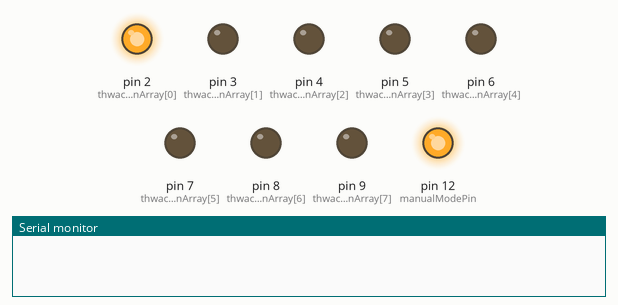
The sketch below on a simulated Arduino Uno, built with avr-gcc and run on an emulated ATmega328P. Shown: output pins drawn as LEDs (lit = HIGH), the last lines printed to the serial monitor.

Above: at 0.05 s.
At 0.4 s:
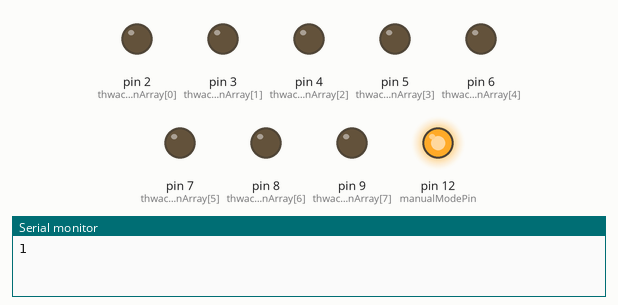
At 0.9 s:
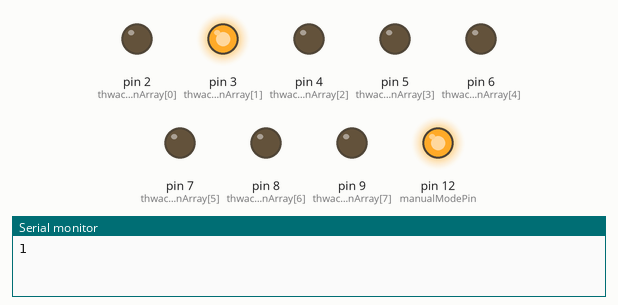
At 2.6 s:
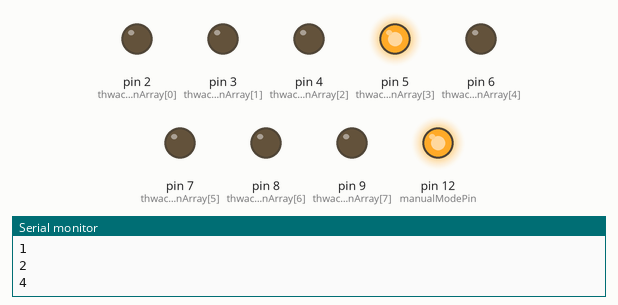
At 5.15 s:
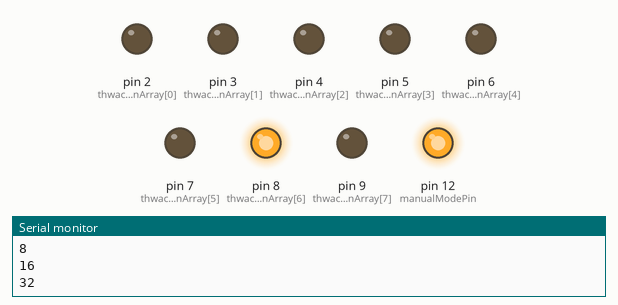
At 9.4 s:
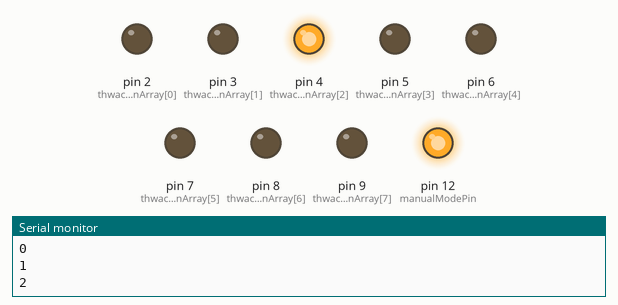
Timing chart, 0 to 9.9 s (numbered marks = the images above):
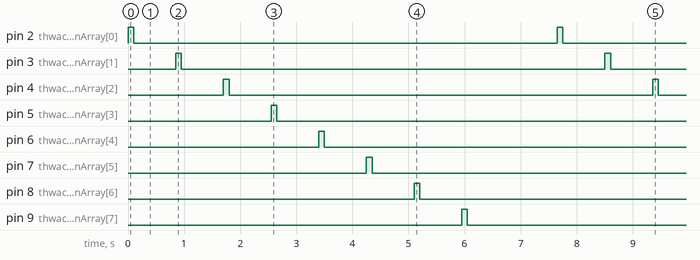

Measured:
- by itself, pin 2 (thwackPinArray[0]), pin 3 (thwackPinArray[1]), pin 4 (thwackPinArray[2]), pin 5 (thwackPinArray[3]), pin 6 (thwackPinArray[4]), pin 7 (thwackPinArray[5]), pin 8 (thwackPinArray[6]), pin 9 (thwackPinArray[7]): alternates HIGH for 0.10 s and LOW for 7.6 s
- by itself, everything shown: repeats every 7.7 s, in 16 steps

The sketch:

SFM_Jameco_8pin_fast.pde
```cpp
//**************************************************************//
//  Name    : thwaktCode                                        //
//  Author  : Carlyn Maw                                        //
//  Date    : 26 AUG, 2010                                      //
//  Version : 1.0                                               //
//  Notes   : Code for thwaking objects via solenoid            //
//          : based on serial in data or via a manual mode      //
//          : which loops a single array over and over again    //
//****************************************************************


//WAIT! START HERE! Are you in debug mode?
byte debugFlag = 1;

// best rate for the max patch
//long baudRate = 115200;

//number of thwakers
const int numberOfThwakers = 8;

//what pins the thwakers are attached to
byte thwackPinArray[numberOfThwakers] = {
  2,3,4,5,6, 7, 8,9 }
;

byte thwakStateArray[numberOfThwakers] = {
    0,0,0,0,0, 0,0,0}
;

// if we need to not allow the sequence to go too fast.
// for these solenoids the duty cycle is 10%
int minThwackDelay = 750;
int pulseLength = 100;//100;

// when the pin that needs to be looked at to see if
// should play preprogrammed sequence or respond to sensors
const byte manualModePin = 12;
byte manualModeFlag = 1;  // 1 is off, 0 is on


//holders for infromation you're going to pass to thwaking function
const int lengthOfSequence = 9;
byte sequenceArrayONE[lengthOfSequence];

void setup() {
  //set pins to output because they are addressed in the main loop
  for (byte i = 0; i <= numberOfThwakers; i ++) {
    pinMode(thwackPinArray[i], OUTPUT);
  }

  pinMode(manualModePin, OUTPUT);
  digitalWrite(manualModePin, HIGH); // look for low


  Serial.begin(9600);

  sequenceArrayONE[0] = B00000001;
  sequenceArrayONE[1] = B00000010;
  sequenceArrayONE[2] = B00000100;
  sequenceArrayONE[3] = B00001000;
  sequenceArrayONE[4] = B00010000;
  sequenceArrayONE[5] = B00100000;
  sequenceArrayONE[6] = B01000000;
  sequenceArrayONE[7] = B10000000;
  sequenceArrayONE[8] = B00000000;
}

void loop() {

  manualModeFlag = digitalRead(manualModePin);  // pressed is LOW, so 0 is ON

//  if (manualModeFlag == 0) {
    playSequence(sequenceArrayONE);
//  }
//  else if (Serial.available() > 0) {
//    // get incoming byte:
//    byte inByte = Serial.read();
//    thwakOut(inByte);
//    delay(minThwackDelay);
//  }
}


void thwakOut(byte myDataOut) {

  int pinState;

  for (int t=7; t>=0; t--)  {

    if ( myDataOut & (1<<t) ) {
      pinState= 1;
    }
    else {
      pinState= 0;
    }
    digitalWrite(thwackPinArray[t], pinState);
  }

  delay(pulseLength);

  for (int t=7; t>=0; t--)  {
    digitalWrite(thwackPinArray[t], 0);

  }
  if (debugFlag) {
    Serial.println(myDataOut, DEC);
  }
}


void playSequence(byte * mySequenceArray) {
  for (int j = 0; j < lengthOfSequence; j++) {
    byte currentByte = mySequenceArray[j];
    thwakOut(currentByte);
    delay(minThwackDelay);
  }
}
```
